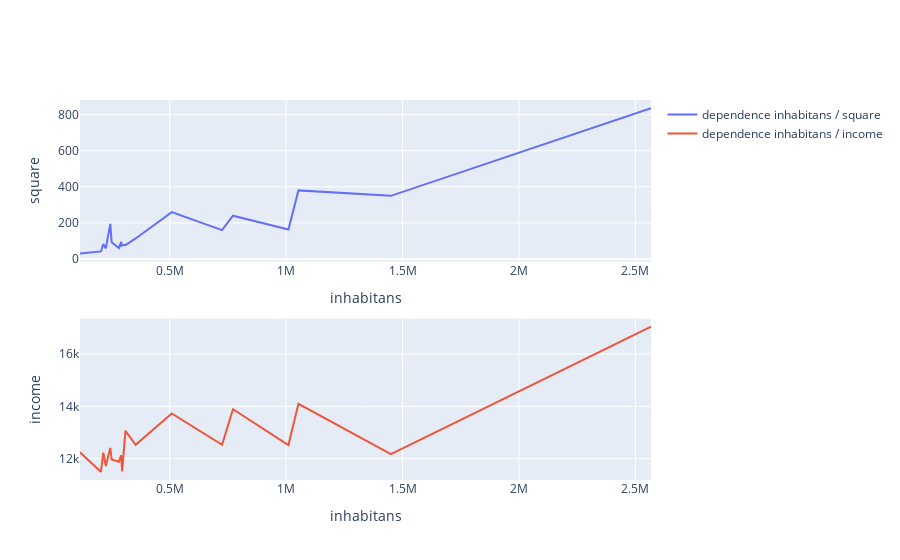

Here is the notebook cell this chart was saved with:
### Markdown cell above
**2. Візуалізація злежностей за допомогою Plotly**

### Code cell
df = df.sort_values(by='inhabitans')
fig = make_subplots(rows=2, cols=1)
fig.add_scatter(x=df['inhabitans'],  y=df['square'], mode='lines', row=1, col=1, name = "dependence inhabitans / square")
fig.add_scatter(x=df['inhabitans'],  y=df['income'], mode='lines', row=2, col=1, name = "dependence inhabitans / income")
fig.update_xaxes(title_text="inhabitans", row=1, col=1)
fig.update_yaxes(title_text = "square", row = 1, col = 1)
fig.update_xaxes(title_text="inhabitans", row=2, col=1)
fig.update_yaxes(title_text = "income", row = 2, col = 1)
fig.show()

### Figure 1 — Plotly figure (JSON) as saved in the notebook; plotly's stock layout.template omitted (floating-point values rounded to 4 significant figures)
{"data": [{"mode": "lines", "name": "dependence inhabitans / square", "type": "scatter", "x": [115000, 205000, 215000, 226000, 245000, 250000, 251000, 282000, 292000, 292000, 296000, 310000, 354000, 509000, 725000, 772000, 1010000, 1053000, 1450000, 2567000], "xaxis": "x", "y": [31, 42, 83, 59, 195, 103, 93, 61, 95, 69, 79, 77, 114, 260, 160, 240, 163, 380, 350, 836], "yaxis": "y"}, {"mode": "lines", "name": "dependence inhabitans / income", "type": "scatter", "x": [115000, 205000, 215000, 226000, 245000, 250000, 251000, 282000, 292000, 292000, 296000, 310000, 354000, 509000, 725000, 772000, 1010000, 1053000, 1450000, 2567000], "xaxis": "x2", "y": [12244, 11492, 12228, 11720, 12412, 12021, 11970, 11884, 12133, 12060, 11513, 13065, 12533, 13730, 12530, 13889, 12519, 14099, 12175, 17053], "yaxis": "y2"}], "layout": {"autosize": true, "xaxis": {"anchor": "y", "autorange": true, "domain": [0, 1], "range": [115000, 2567000], "title": {"text": "inhabitans"}, "type": "linear"}, "xaxis2": {"anchor": "y2", "autorange": true, "domain": [0, 1], "range": [115000, 2567000], "title": {"text": "inhabitans"}, "type": "linear"}, "yaxis": {"anchor": "x", "autorange": true, "domain": [0.575, 1], "range": [-13.72, 880.7], "title": {"text": "square"}, "type": "linear"}, "yaxis2": {"anchor": "x2", "autorange": true, "domain": [0, 0.425], "range": [11180.0, 17360.0], "title": {"text": "income"}, "type": "linear"}}}
